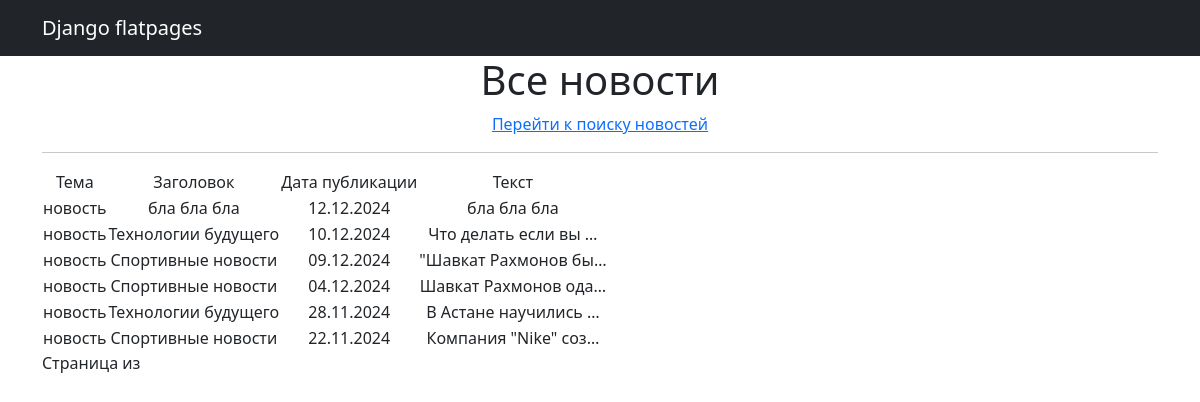
Page /news/ on the committed database.
### newsapp/models.py (models this page shows, shortened)
class Post(models.Model):
    ARTICLE = 'статья'
    NEWS = 'новость'
    POST_TYPES = [
        (ARTICLE, 'Статья'),
        (NEWS, 'Новость'),
    ]
    author = models.ForeignKey(Author, on_delete=models.CASCADE)
    post_type = models.CharField(max_length=20, choices=POST_TYPES)
    created_at = models.DateTimeField(auto_now_add=True)
    categories = models.ManyToManyField(Category, through='PostCategory')
    title = models.CharField(max_length=255)
    text = models.TextField()
    rating = models.IntegerField(default=0)

### newsapp/views.py (the view)
# urls.py: path('news/', views.news_list, name='news'),
def news_list(request):
    news = Post.objects.filter(post_type=Post.NEWS).order_by('-created_at')
    return render(request, 'news.html', {'news': news})

### newsapp/templatetags/censor.py (called while the page is built)
@register.filter
def censor(value):
    bad_words = ['редиска', 'фуфло']
    for word in bad_words:
        value = value.replace(word, '*' * len(word))
    return value

### templates/news.html (shortened to what this page needs)
{% extends 'flatpages/default.html' %}
{% load censor %}
{% block content %}
    <h1>Все новости</h1>
    <a href="{% url 'news_search' %}">Перейти к поиску новостей</a>
    <hr>
    {% if news %}
        <table>
            <tr>
                <td>Тема</td>
                <td>Заголовок</td>
                <td>Дата публикации</td>
                <td>Текст</td>
            </tr>
            {% for new in news %}
            <tr>
                <td>{{ new.post_type }}</td>
                <td>{{ new.title|censor }}</td>
                <td>{{ new.created_at|date:"d.m.Y" }}</td>
                <td>{{ new.text|censor|truncatechars:20 }}</td>
            </tr>
            {% endfor %}
        </table>
    {% else %}
       <h2>Новостей нет!</h2>
    {% endif %}
  <div class="pagination">
    <span>Страница {{ page_obj.number }} из {{ page_obj.paginator.num_pages }}</span>
  </div>
{% endblock content %}

### rows in the picture
Post: post_type "новость", title|censor "бла бла бла", created_at "12.12.2024", text|censor "бла бла бла"
Post: post_type "новость", title|censor "Технологии будущего", created_at "10.12.2024", text|censor "Что делать если вы …"
Post: post_type "новость", title|censor "Спортивные новости", created_at "09.12.2024", text|censor "\"Шавкат Рахмонов бы…"
Post: post_type "новость", title|censor "Спортивные новости", created_at "04.12.2024", text|censor "Шавкат Рахмонов ода…"
Post: post_type "новость", title|censor "Технологии будущего", created_at "28.11.2024", text|censor "В Астане научились …"
Post: post_type "новость", title|censor "Спортивные новости", created_at "22.11.2024", text|censor "Компания \"Nike\" соз…"
